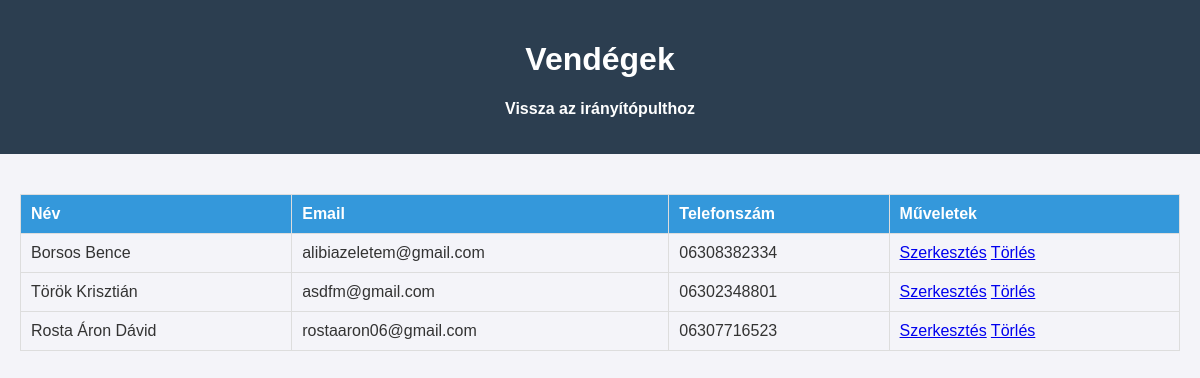
The app's page /admin/guests/index.php (signed in) with its own data.
### tables this page shows
CREATE TABLE `guests` (
  `id` int(11) NOT NULL,
  `name` varchar(100) NOT NULL,
  `email` varchar(100) NOT NULL,
  `phone` varchar(20) DEFAULT NULL,
  `address` text DEFAULT NULL,
  `id_number` varchar(20) DEFAULT NULL,
  `created_at` timestamp NOT NULL DEFAULT current_timestamp()
);

### admin/guests/index.php (the view, shortened to what this page needs)
<?php
require_once __DIR__ . '/../../api/config.php';
$sql = "SELECT * FROM guests";
$result = $conn->query($sql);
$guests = $result->fetch_all(MYSQLI_ASSOC);
?>
<!DOCTYPE html>
<html lang="hu">
<head>
    <link rel="stylesheet" href="../assets/css/admin.css">
</head>
<body>
    <header>
        <h1>Vendégek</h1>
        <nav>
            <ul>
                <li><a href="../dashboard.php">Vissza az irányítópulthoz</a></li>
            </ul>
        </nav>
    </header>
    <main>
        <table>
            <thead>
                <tr>
                    <th>Név</th>
                    <th>Email</th>
                    <th>Telefonszám</th>
                    <th>Műveletek</th>
                </tr>
            </thead>
            <tbody>
                <?php foreach ($guests as $guest): ?>
                    <tr>
                        <td><?php echo $guest['name']; ?></td>
                        <td><?php echo $guest['email']; ?></td>
                        <td><?php echo $guest['phone']; ?></td>
                        <td>
                            <a href="edit.php?id=<?php echo $guest['id']; ?>">Szerkesztés</a>
                            <a href="delete.php?id=<?php echo $guest['id']; ?>">Törlés</a>
                        </td>
                    </tr>
                <?php endforeach; ?>
            </tbody>
        </table>
    </main>
</body>
</html>

### admin/assets/css/admin.css (style rules this page uses)
body { font-family: Arial, sans-serif; background-color: #f4f4f9; color: #333; margin: 0; padding: 0; }
header { background-color: #2c3e50; color: #fff; padding: 20px; text-align: center; }
nav ul { list-style: none; padding: 0; display: flex; justify-content: center; }
nav ul li { margin: 0 15px; }
nav ul li a { color: #fff; text-decoration: none; font-weight: bold; }
main { padding: 20px; }
table { width: 100%; border-collapse: collapse; margin-top: 20px; }
table th, table td { padding: 10px; border: 1px solid #ddd; text-align: left; }
table th { background-color: #3498db; color: #fff; }

### records on screen
guests: name "Borsos Bence", email "alibiazeletem@gmail.com", phone "06308382334"
guests: name "Török Krisztián", email "asdfm@gmail.com", phone "06302348801"
guests: name "Rosta Áron Dávid", email "rostaaron06@gmail.com", phone "06307716523"
